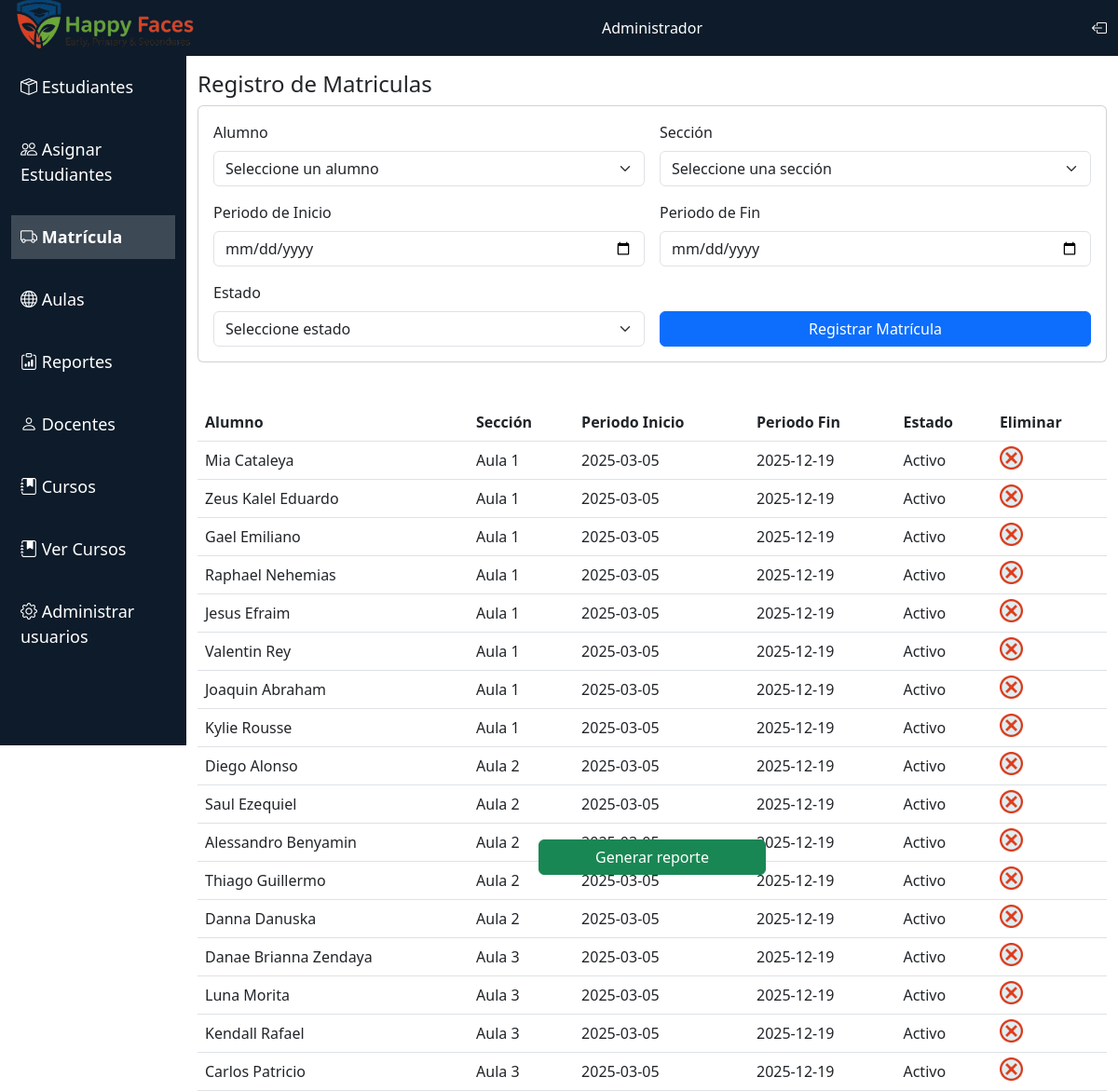
Screenshot of /PHP/Matricula/registro.php with the database file from the repository.
### tables this page shows
CREATE TABLE Matriculas (
    MatriculaID INT AUTO_INCREMENT PRIMARY KEY,
    AlumnoID INT,
    SeccionID INT,
    Periodo_Inicio DATE NOT NULL,
    Periodo_Fin DATE NOT NULL,
    Estado VARCHAR(20) NOT NULL,
    FOREIGN KEY (AlumnoID) REFERENCES Alumnos(AlumnoID) ON DELETE CASCADE,
    FOREIGN KEY (SeccionID) REFERENCES Secciones(SeccionID) ON DELETE SET NULL
);

CREATE TABLE Alumnos (
    AlumnoID INT AUTO_INCREMENT PRIMARY KEY,
    DNI VARCHAR(12) NOT NULL,
    Nombres VARCHAR(100) NOT NULL,
    Apellidos VARCHAR(100) NOT NULL,
    Fec_Nacimiento DATE,
    Fec_Registro DATE NOT NULL
);

CREATE TABLE Secciones (
    SeccionID INT AUTO_INCREMENT PRIMARY KEY,
    CategoriaID INT,
    Nombre_Seccion VARCHAR(10) NOT NULL,
    Cupo_Maximo INT NOT NULL,
    FOREIGN KEY (CategoriaID) REFERENCES Categoria(CategoriaID) ON DELETE CASCADE
);

### PHP/Negocio/negocio.php (called while the page is built, shortened)
<?php
include_once '../Conexion/conexion.php';
class Negocio
{
    function lisSec()
    {
        $sql = "select SeccionID, Nombre_Seccion from secciones";
        $obj = new Conexion();
        $res = mysqli_query($obj->conecta(), $sql) or
            die(mysqli_error($obj->conecta()));
        $vec = array();
        while ($fila = mysqli_fetch_array($res)) {
            $vec[] = $fila;
        }
        return $vec;
    }
    function lisMatri()
    {
        $sql = "select MatriculaID, a.nombres, s.nombre_seccion, Periodo_Inicio, Periodo_Fin, Estado FROM matriculas m JOIN alumnos a ON m.AlumnoID = a.AlumnoID JOIN secciones s ON m.SeccionID = s.SeccionID";
        $obj = new Conexion();
        $res = mysqli_query($obj->conecta(), $sql) or
            die(mysqli_error($obj->conecta()));
        $vec = array();
        while ($fila = mysqli_fetch_array($res)) {
            $vec[] = $fila;
        }
        return $vec;
    }
}

### PHP/Conexion/conexion.php (called while the page is built)
<?php
class Conexion
{
    private $cn = null;
    function conecta()
    {
        if ($this->cn == null) {
            $this->cn = mysqli_connect("localhost", "root", "", "Institucion");
        }
        return $this->cn;
    }
}

### PHP/Matricula/registro.php (the view, shortened to what this page needs)
<!DOCTYPE html>
<html lang="es">
<head>
    <link href="https://cdn.jsdelivr.net/npm/bootstrap@5.3.0-alpha1/dist/css/bootstrap.min.css" rel="stylesheet">
    <link href="https://cdnjs.cloudflare.com/ajax/libs/bootstrap-icons/1.10.2/font/bootstrap-icons.min.css" rel="stylesheet">
    <link rel="stylesheet" href="../../CSS/Reportes/reportes.css">
    <link rel="stylesheet" href="https://unpkg.com/simplebar@latest/dist/simplebar.css" />
    <link href="https://cdn.jsdelivr.net/npm/select2@4.1.0-rc.0/dist/css/select2.min.css" rel="stylesheet" />
    <link rel="stylesheet" type="text/css" href="https://cdn.jsdelivr.net/npm/daterangepicker/daterangepicker.css" />
</head>
<body>
    <?php
    include '../Negocio/negocio.php';
    $obj = new Negocio();
    $vec3 = $obj->lisMatri();
    ?>
    <nav class="navbar navbar-expand-lg navbar-light custom-navbar">
        <div class="container-fluid">
            <a class="navbar-brand" href="#">
                <img src="../../src/images/logo.png" alt="Logo SnowBox" class="logo-img">
            </a>
            <span class="navbar-text text-white">
                Administrador
            </span>
            <a href="../../index.php" class="text-white"><i class="bi bi-box-arrow-left"></i></a>
        </div>
    </nav>
    <div class="container-fluid">
        <div class="row">
            <div class="col-2 custom-sidebar">
                <div class="nav flex-column">
                    <a href="../Registro/Registro_estudiantes.php?user=1" class="nav-link "><i class="bi bi-box-seam"></i> Estudiantes</a>
                    <a href="../Registro/asignar_estudiantes.php" class="nav-link"><i class="bi bi-people"></i> Asignar Estudiantes</a>
                    <a href="../Matricula/registro.php" class="nav-link active"><i class="bi bi-truck"></i> Matrícula</a>
                    <a href="../Aula.php" class="nav-link"><i class="bi bi-globe"></i> Aulas</a>
                    <a href="../Cupo.php" class="nav-link"><i class="bi bi-clipboard-data"></i> Reportes</a>
                    <a href="../Registro/Docentes.php" class="nav-link"><i class="bi bi-person"></i> Docentes</a>
                    <a href="../Cursos/registro_curso.php" class="nav-link"><i class="bi bi-journal-bookmark-fill"></i> Cursos</a>
                    <a href="../Cursos/ver_curso.php" class="nav-link"><i class="bi bi-journal-bookmark-fill"></i> Ver Cursos </a>
                    <a href="../Login/config.php" class="nav-link"><i class="bi bi-gear"></i> Administrar usuarios </a>
                </div>
            </div>
            <div class="col-10 mt-3">
                <h4>Registro de Matriculas</h4>
                <form action="../Configuracion/controller.php" method="POST">
                    <div class="row">
                        <div class="col">
                            <div class="card">
                                <div class="card-body row g-3">
                                    <div class="col-md-6">
                                        <label for="alumnoID" class="form-label">Alumno</label>
                                        <select class="form-select" id="alumnoID" name="alumnoID" required>
                                            <option selected disabled>Seleccione un alumno</option>
                                        </select>
                                    </div>
                                    <div class="col-md-6">
                                        <label for="seccionID" class="form-label">Sección</label>
                                        <select class="form-select" id="seccionID" name="seccionID" required>
                                            <option selected disabled>Seleccione una sección</option>
                                        </select>
                                    </div>
                                    <div class="col-md-6">
                                        <label for="periodoInicio" class="form-label">Periodo de Inicio</label>
                                        <input type="date" class="form-control" id="periodoInicio" name="periodoInicio" required>
                                    </div>
                                    <div class="col-md-6">
                                        <label for="periodoFin" class="form-label">Periodo de Fin</label>
                                        <input type="date" class="form-control" id="periodoFin" name="periodoFin" required>
                                    </div>
                                    <div class="col-md-6">
                                        <label for="estado" class="form-label">Estado</label>
                                        <select class="form-select" id="estado" name="estado" required>
                                            <option selected disabled>Seleccione estado</option>
                                        </select>
                                    </div>
                                    <div class="col-md-6 d-flex align-items-end">
                                        <button id="guardarMatricula" name="guardarMatricula" class="btn btn-primary w-100">Registrar Matrícula</button>
                                    </div>
                                </div>
                            </div>
                        </div>
                    </div>
                </form>
                <form action="../Reportes/generar_pdf.php" method="POST">
                    <div class="row mt-4">
                        <div class="col" data-simplebar style="max-height: 420px;">
                            <table class="table table-hover" id="matricula-table">
                                <thead>
                                    <tr>
                                        <th scope="col">Alumno</th>
                                        <th scope="col">Sección</th>
                                        <th scope="col">Periodo Inicio</th>
                                        <th scope="col">Periodo Fin</th>
                                        <th scope="col">Estado</th>
                                        <th scope="col">Eliminar</th>
                                    </tr>
                                </thead>
                                <tbody>
                                    <?php
                                    foreach ($vec3 as $m) {
                                    ?>
                                        <tr>
                                            <td><?= $m[1] ?></td>
                                            <td><?= $m[2] ?></td>
                                            <td><?= $m[3] ?></td>
                                            <td><?= $m[4] ?></td>
                                            <td><?= $m[5] ?></td>
                                            <td><a href="../Configuracion/controller.php?action=delete&MatriculaID=<?= $m[0] ?>"><img style="width: 25px; height: 25px;" src="../../src/images/Eliminar.png" alt="Logo Eliminar" class="logo-img"></a></td>
                                        <?php
                                    }
                                        ?>
                                        </tr>
                                </tbody>
                            </table>
                        </div>
                    </div>
                    <div class="row mt-5">
                        <div class="d-flex justify-content-center">
                            <td><button id="generarReporte" name="generarReporte" class="btn btn-success w-25 ">Generar reporte</button></td>
                        </div>
                    </div>
                </form>
            </div>
        </div>
    </div>
</body>
</html>

### CSS/Reportes/reportes.css (style rules this page uses)
.logo-img { width: 200px; margin-left: auto; margin-top: -8px; }
.custom-navbar { background-color: #0d1b2a; height: 60px; padding-top: 5px; padding-bottom: 5px; }
.custom-sidebar { height: calc(100vh - 60px); background-color: #0d1b2a; padding-top: 0; margin-top: 0; position: sticky; top: 0; }
.custom-sidebar a { color: white; font-size: 18px; margin: 10px 0; display: block; padding: 10px; text-align: left; }
.custom-sidebar a.active { background-color: rgba(255, 255, 255, 0.2); font-weight: bold; color: #fff; }
.card { margin-bottom: 20px; }

### rows the page displays
matriculas: AlumnoID.Nombres "Mia Cataleya", SeccionID.Nombre_Seccion "Aula 1", Periodo_Inicio "2025-03-05", Periodo_Fin "2025-12-19", Estado "Activo"
matriculas: AlumnoID.Nombres "Zeus Kalel Eduardo", SeccionID.Nombre_Seccion "Aula 1", Periodo_Inicio "2025-03-05", Periodo_Fin "2025-12-19", Estado "Activo"
matriculas: AlumnoID.Nombres "Gael Emiliano", SeccionID.Nombre_Seccion "Aula 1", Periodo_Inicio "2025-03-05", Periodo_Fin "2025-12-19", Estado "Activo"
matriculas: AlumnoID.Nombres "Raphael Nehemias", SeccionID.Nombre_Seccion "Aula 1", Periodo_Inicio "2025-03-05", Periodo_Fin "2025-12-19", Estado "Activo"
matriculas: AlumnoID.Nombres "Jesus Efraim", SeccionID.Nombre_Seccion "Aula 1", Periodo_Inicio "2025-03-05", Periodo_Fin "2025-12-19", Estado "Activo"
matriculas: AlumnoID.Nombres "Valentin Rey", SeccionID.Nombre_Seccion "Aula 1", Periodo_Inicio "2025-03-05", Periodo_Fin "2025-12-19", Estado "Activo"
matriculas: AlumnoID.Nombres "Joaquin Abraham", SeccionID.Nombre_Seccion "Aula 1", Periodo_Inicio "2025-03-05", Periodo_Fin "2025-12-19", Estado "Activo"
matriculas: AlumnoID.Nombres "Kylie Rousse", SeccionID.Nombre_Seccion "Aula 1", Periodo_Inicio "2025-03-05", Periodo_Fin "2025-12-19", Estado "Activo"
matriculas: AlumnoID.Nombres "Diego Alonso", SeccionID.Nombre_Seccion "Aula 2", Periodo_Inicio "2025-03-05", Periodo_Fin "2025-12-19", Estado "Activo"
matriculas: AlumnoID.Nombres "Saul Ezequiel", SeccionID.Nombre_Seccion "Aula 2", Periodo_Inicio "2025-03-05", Periodo_Fin "2025-12-19", Estado "Activo"
matriculas: AlumnoID.Nombres "Alessandro Benyamin", SeccionID.Nombre_Seccion "Aula 2", Periodo_Fin "2025-12-19", Estado "Activo"
matriculas: AlumnoID.Nombres "Thiago Guillermo", SeccionID.Nombre_Seccion "Aula 2", Periodo_Inicio "2025-03-05", Periodo_Fin "2025-12-19", Estado "Activo"
matriculas: AlumnoID.Nombres "Danna Danuska", SeccionID.Nombre_Seccion "Aula 2", Periodo_Inicio "2025-03-05", Periodo_Fin "2025-12-19", Estado "Activo"
matriculas: AlumnoID.Nombres "Danae Brianna Zendaya", SeccionID.Nombre_Seccion "Aula 3", Periodo_Inicio "2025-03-05", Periodo_Fin "2025-12-19", Estado "Activo"
matriculas: AlumnoID.Nombres "Luna Morita", SeccionID.Nombre_Seccion "Aula 3", Periodo_Inicio "2025-03-05", Periodo_Fin "2025-12-19", Estado "Activo"
matriculas: AlumnoID.Nombres "Kendall Rafael", SeccionID.Nombre_Seccion "Aula 3", Periodo_Inicio "2025-03-05", Periodo_Fin "2025-12-19", Estado "Activo"
matriculas: AlumnoID.Nombres "Carlos Patricio", SeccionID.Nombre_Seccion "Aula 3", Periodo_Inicio "2025-03-05", Periodo_Fin "2025-12-19", Estado "Activo"
